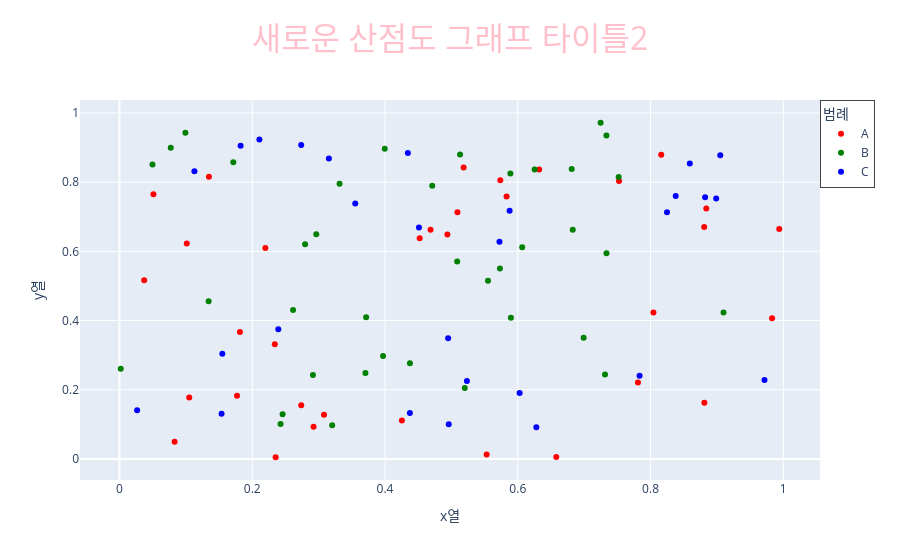

The code cell stored with this chart in its notebook:
### Code cell
# 산전도그래프 업데이트

import plotly.express as px
import pandas as pd
import numpy as np 

df = pd.DataFrame({
    "x열": np.random.rand(100), 
    "y열": np.random.rand(100),
    "색상기준열": np.random.choice(["A", "B", "C"], 100) 
})


fig = px.scatter(df, x="x열", y="y열", color="색상기준열", category_orders={"색상기준열": ["A", "B", "C"]}, color_discrete_sequence=["red", "green", "blue"],  title="산점도 그래프")


# 굳이 이렇게 하는 이유는 위에 구문에선 타이틀명만 지정할수있지 폰트, 컬러 등 다양한 것들을 지정할 수 없기 때문!
fig.update_layout(
    title={
        "text": "새로운 산점도 그래프 타이틀2",
        "font": {
            "size": 32,
            "color": "pink"
        },
        "x":0.5 # 중앙정렬
    },
    legend=dict(
        title= "범례",
        x= 1,
        y= 1,
        xanchor= "left",
        yanchor= "top",
        borderwidth= 1
    )
)

fig.show()

### Figure 1 — Plotly figure (JSON) as saved in the notebook; plotly's stock layout.template omitted (floating-point values rounded to 4 significant figures)
{"data": [{"hovertemplate": "색상기준열=A<br>x열=%{x}<br>y열=%{y}<extra></extra>", "legendgroup": "A", "marker": {"color": "red", "symbol": "circle"}, "mode": "markers", "name": "A", "orientation": "v", "showlegend": true, "type": "scatter", "x": [0.8811, 0.2352, 0.9831, 0.8043, 0.9939, 0.6322, 0.8808, 0.5184, 0.2923, 0.1814, 0.5831, 0.05108, 0.1347, 0.884, 0.4939, 0.1013, 0.03718, 0.7525, 0.4254, 0.781, 0.8161, 0.08301, 0.4686, 0.2737, 0.5737, 0.177, 0.658, 0.5091, 0.5531, 0.4522, 0.2197, 0.3081, 0.1051, 0.2339], "xaxis": "x", "y": [0.1623, 0.00492, 0.4067, 0.4235, 0.6649, 0.8364, 0.6707, 0.8422, 0.09299, 0.3672, 0.759, 0.7654, 0.8161, 0.7243, 0.6487, 0.6232, 0.5164, 0.8039, 0.1113, 0.2207, 0.879, 0.04986, 0.6624, 0.1551, 0.8057, 0.183, 0.005523, 0.7135, 0.01282, 0.6377, 0.6097, 0.1278, 0.1778, 0.3318], "yaxis": "y"}, {"hovertemplate": "색상기준열=B<br>x열=%{x}<br>y열=%{y}<extra></extra>", "legendgroup": "B", "marker": {"color": "green", "symbol": "circle"}, "mode": "markers", "name": "B", "orientation": "v", "showlegend": true, "type": "scatter", "x": [0.6828, 0.2457, 0.7336, 0.09925, 0.2796, 0.5551, 0.5888, 0.4711, 0.3971, 0.1342, 0.6066, 0.3716, 0.2914, 0.2964, 0.3315, 0.07717, 0.2426, 0.5131, 0.7335, 0.9099, 0.001873, 0.752, 0.2615, 0.6992, 0.6812, 0.5896, 0.3996, 0.1714, 0.4376, 0.5087, 0.7314, 0.3204, 0.04965, 0.5201, 0.5731, 0.7248, 0.6253, 0.3705], "xaxis": "x", "y": [0.6629, 0.129, 0.5944, 0.9433, 0.6209, 0.515, 0.825, 0.7894, 0.2979, 0.456, 0.6121, 0.4095, 0.2423, 0.6496, 0.7953, 0.8999, 0.1014, 0.8802, 0.9348, 0.4231, 0.2605, 0.8151, 0.4306, 0.3501, 0.8383, 0.4083, 0.8968, 0.8577, 0.2764, 0.5709, 0.2439, 0.09765, 0.8513, 0.2052, 0.5506, 0.9719, 0.8365, 0.2482], "yaxis": "y"}, {"hovertemplate": "색상기준열=C<br>x열=%{x}<br>y열=%{y}<extra></extra>", "legendgroup": "C", "marker": {"color": "blue", "symbol": "circle"}, "mode": "markers", "name": "C", "orientation": "v", "showlegend": true, "type": "scatter", "x": [0.8248, 0.6028, 0.8592, 0.4951, 0.9051, 0.3551, 0.1129, 0.2392, 0.1824, 0.2737, 0.1549, 0.4344, 0.496, 0.1538, 0.02651, 0.628, 0.8379, 0.2108, 0.8989, 0.4374, 0.5234, 0.4511, 0.5877, 0.7835, 0.9717, 0.8822, 0.3154, 0.5724], "xaxis": "x", "y": [0.7133, 0.1905, 0.8544, 0.3486, 0.8778, 0.7385, 0.8315, 0.375, 0.9056, 0.9074, 0.3044, 0.8846, 0.1004, 0.1307, 0.1404, 0.09137, 0.7598, 0.9233, 0.7532, 0.1332, 0.2254, 0.6688, 0.7177, 0.2405, 0.2283, 0.7562, 0.8686, 0.628], "yaxis": "y"}], "layout": {"legend": {"borderwidth": 1, "title": {"text": "범례"}, "tracegroupgap": 0, "x": 1, "xanchor": "left", "y": 1, "yanchor": "top"}, "title": {"font": {"color": "pink", "size": 32}, "text": "새로운 산점도 그래프 타이틀2", "x": 0.5}, "xaxis": {"anchor": "y", "domain": [0, 1], "title": {"text": "x열"}}, "yaxis": {"anchor": "x", "domain": [0, 1], "title": {"text": "y열"}}}}
